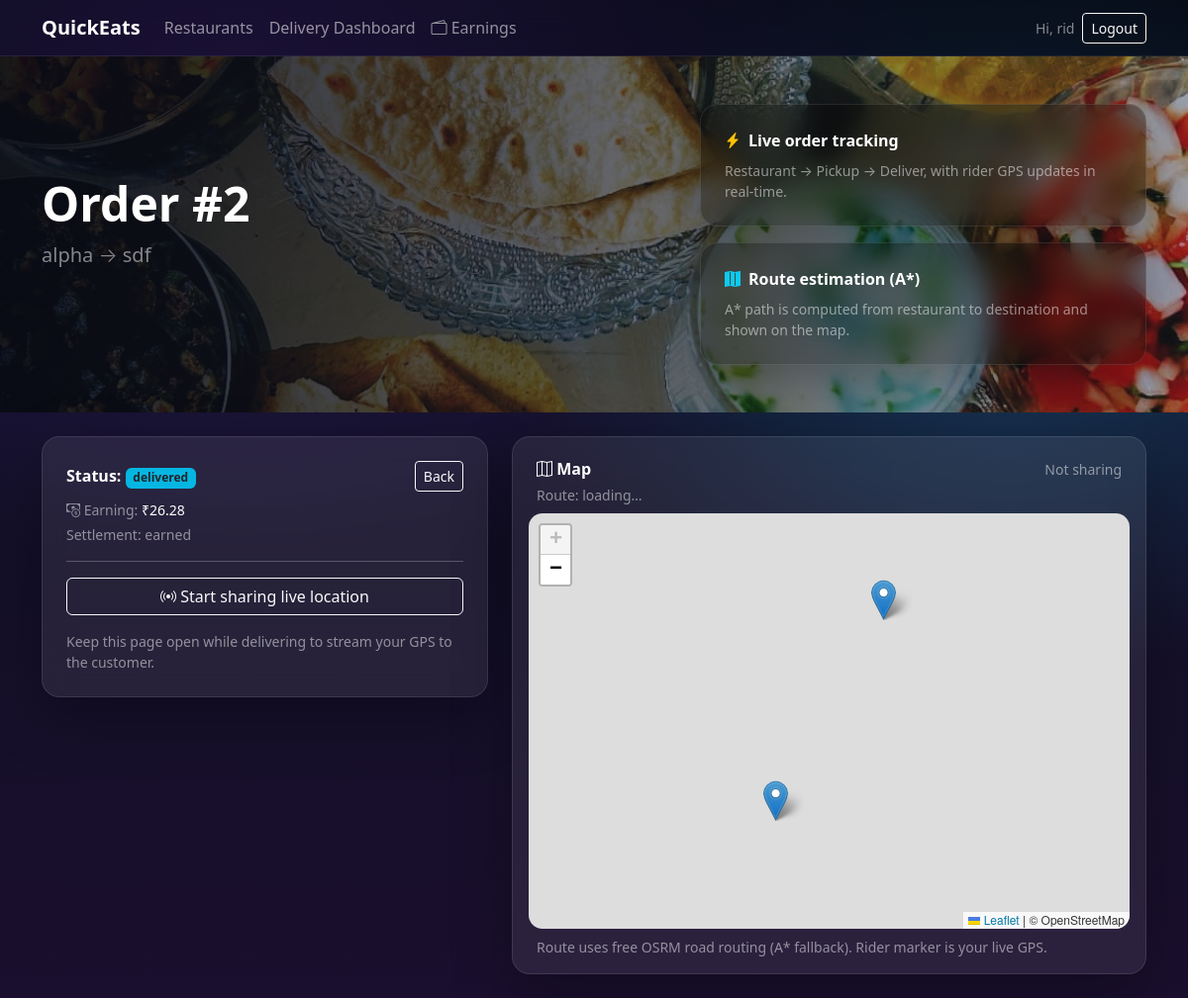
The page /delivery/orders/2 (signed in) on the database its author committed.
### app/models.py (models this page shows, shortened)
class User(db.Model, UserMixin):
    id = db.Column(db.Integer, primary_key=True)
    email = db.Column(db.String(255), unique=True, nullable=False, index=True)
    password_hash = db.Column(db.String(255), nullable=False)
    full_name = db.Column(db.String(120), nullable=False)
    phone = db.Column(db.String(30), nullable=True)
    role = db.Column(db.String(40), nullable=False, index=True)
    is_active = db.Column(db.Boolean, default=True, nullable=False)
    address = db.Column(db.String(255), nullable=True)
    lat = db.Column(db.Float, nullable=True)
    lng = db.Column(db.Float, nullable=True)
    created_at = db.Column(db.DateTime, default=utcnow, nullable=False)
    restaurant = db.relationship("Restaurant", back_populates="owner", uselist=False)

class Order(db.Model):
    id = db.Column(db.Integer, primary_key=True)
    customer_id = db.Column(db.Integer, db.ForeignKey("user.id"), nullable=False, index=True)
    restaurant_id = db.Column(db.Integer, db.ForeignKey("restaurant.id"), nullable=False, index=True)
    delivery_partner_id = db.Column(db.Integer, db.ForeignKey("user.id"), nullable=True, index=True)
    status = db.Column(db.String(40), nullable=False, index=True, default=OrderStatus.PLACED.value)
    notes = db.Column(db.String(500), nullable=True)
    delivery_address = db.Column(db.String(255), nullable=True)
    delivery_lat = db.Column(db.Float, nullable=True)
    delivery_lng = db.Column(db.Float, nullable=True)
    subtotal_cents = db.Column(db.Integer, nullable=False, default=0)
    delivery_fee_cents = db.Column(db.Integer, nullable=False, default=2500)
    total_cents = db.Column(db.Integer, nullable=False, default=0)
    created_at = db.Column(db.DateTime, default=utcnow, nullable=False)
    updated_at = db.Column(db.DateTime, default=utcnow, onupdate=utcnow, nullable=False)
    restaurant = db.relationship("Restaurant", back_populates="orders")
    customer = db.relationship("User", foreign_keys=[customer_id])
    delivery_partner = db.relationship("User", foreign_keys=[delivery_partner_id])
    items = db.relationship("OrderItem", back_populates="order", cascade="all, delete-orphan")
    pings = db.relationship("LocationPing", back_populates="order", cascade="all, delete-orphan")

class Restaurant(db.Model):
    id = db.Column(db.Integer, primary_key=True)
    owner_id = db.Column(db.Integer, db.ForeignKey("user.id"), nullable=False, index=True)
    name = db.Column(db.String(120), nullable=False)
    description = db.Column(db.String(500), nullable=True)
    address = db.Column(db.String(255), nullable=True)
    lat = db.Column(db.Float, nullable=True)
    lng = db.Column(db.Float, nullable=True)
    hero_image_url = db.Column(db.String(500), nullable=True)
    is_open = db.Column(db.Boolean, default=True, nullable=False)
    created_at = db.Column(db.DateTime, default=utcnow, nullable=False)
    owner = db.relationship("User", back_populates="restaurant")
    items = db.relationship("MenuItem", back_populates="restaurant", cascade="all, delete-orphan")
    orders = db.relationship("Order", back_populates="restaurant")

class OrderFinance(db.Model):
    order_id = db.Column(db.Integer, db.ForeignKey("order.id"), primary_key=True)
    payment_method = db.Column(db.String(40), nullable=False, default="cod")
    payment_status = db.Column(db.String(40), nullable=False, default="pending")
    restaurant_settlement_status = db.Column(db.String(40), nullable=False, default="pending")
    rider_settlement_status = db.Column(db.String(40), nullable=False, default="pending")
    distance_m = db.Column(db.Float, nullable=True)
    duration_s = db.Column(db.Float, nullable=True)
    platform_commission_cents = db.Column(db.Integer, nullable=False, default=0)
    rider_earning_cents = db.Column(db.Integer, nullable=False, default=0)
    restaurant_payout_cents = db.Column(db.Integer, nullable=False, default=0)
    created_at = db.Column(db.DateTime, default=utcnow, nullable=False)
    order = db.relationship("Order")

### app/web/delivery.py (the view)
@bp.get("/orders/<int:order_id>")
@role_required(Role.DELIVERY_PARTNER.value)
def order(order_id: int):
    order = Order.query.get_or_404(order_id)
    if order.delivery_partner_id != current_user.id:
        return ("Forbidden", 403)
    finance = db.session.get(OrderFinance, order.id)
    return render_template("delivery/order.html", order=order, finance=finance)

### app/models.py (called while the page is built)
@login_manager.user_loader
def load_user(user_id: str):
    return db.session.get(User, int(user_id))

### app/utils.py (called while the page is built)
def role_required(*roles: str):
    def decorator(fn):
        @wraps(fn)
        @login_required
        def wrapper(*args, **kwargs):
            if not current_user.is_authenticated:
                abort(401)
            if current_user.role not in roles and not getattr(current_user, "is_admin", False):
                abort(403)
            return fn(*args, **kwargs)
        return wrapper
    return decorator

def format_money(cents: int) -> str:
    return f"₹{(cents or 0) / 100:.2f}"

### app/templates/delivery/order.html (shortened to what this page needs)
{% extends "base.html" %}
{% from "_macros.html" import csrf_field %}
{% block head %}
  <link rel="stylesheet" href="https://unpkg.com/leaflet@1.9.4/dist/leaflet.css" />
{% endblock %}
{% block hero_title %}Order #{{ order.id }}{% endblock %}
{% block hero_subtitle %}{{ order.restaurant.name }} → {{ order.delivery_address }}{% endblock %}
{% block content %}
  <div class="row g-4">
    <div class="col-lg-5">
      <div class="card card-glass p-4">
        <div class="d-flex justify-content-between align-items-center">
          <div class="text-white fw-semibold">Status: <span class="badge bg-info text-dark" id="statusBadge">{{ order.status }}</span></div>
          <a class="btn btn-sm btn-outline-light" href="{{ url_for('delivery.dashboard') }}">Back</a>
        </div>
        {% if finance %}
          <div class="text-white-50 small mt-2">
            <i class="bi bi-cash-coin"></i> Earning: <span class="text-white">{{ finance.rider_earning_cents|money }}</span>
          </div>
          <div class="text-white-50 small mt-1">
            Settlement: {{ finance.rider_settlement_status }}
          </div>
        {% endif %}
        <hr class="border-light opacity-25" />
        <div class="d-grid gap-2">
          <button class="btn btn-outline-light" type="button" id="toggleShare"><i class="bi bi-broadcast"></i> Start sharing live location</button>
        </div>
        <div class="text-white-50 small mt-3">Keep this page open while delivering to stream your GPS to the customer.</div>
      </div>
    </div>
    <div class="col-lg-7">
      <div class="card card-glass p-3">
        <div class="d-flex justify-content-between align-items-center px-2 py-1">
          <div class="text-white fw-semibold"><i class="bi bi-map"></i> Map</div>
          <div class="text-white-50 small" id="shareState">Not sharing</div>
        </div>
        <div class="px-2 pb-2 d-flex justify-content-between">
          <div class="text-white-50 small" id="routeMeta">Route: loading…</div>
        </div>
        <div id="map" style="height: 420px; border-radius: 14px;"></div>
        <div class="text-white-50 small px-2 pt-2">Route uses free OSRM road routing (A* fallback). Rider marker is your live GPS.</div>
      </div>
    </div>
  </div>
{% endblock %}

### app/templates/base.html (shortened to what this page needs)
<!doctype html>
<html lang="en">
  <head>
    <link href="https://cdn.jsdelivr.net/npm/bootstrap@5.3.3/dist/css/bootstrap.min.css" rel="stylesheet" />
    <link href="https://cdn.jsdelivr.net/npm/bootstrap-icons@1.11.3/font/bootstrap-icons.min.css" rel="stylesheet" />
    <link href="{{ url_for('static', filename='css/app.css') }}" rel="stylesheet" />
    {% block head %}{% endblock %}
  </head>
  <body>
    <nav class="navbar navbar-expand-lg navbar-dark glass-nav sticky-top">
      <div class="container">
        <a class="navbar-brand fw-bold" href="{{ url_for('customer.home') }}">QuickEats</a>
        <div class="collapse navbar-collapse" id="nav">
          <ul class="navbar-nav me-auto mb-2 mb-lg-0">
            <li class="nav-item"><a class="nav-link" href="{{ url_for('customer.home') }}">Restaurants</a></li>
            {% if current_user.is_authenticated and current_user.role == 'delivery_partner' %}
              <li class="nav-item"><a class="nav-link" href="{{ url_for('delivery.dashboard') }}">Delivery Dashboard</a></li>
              <li class="nav-item"><a class="nav-link" href="{{ url_for('delivery.earnings') }}"><i class="bi bi-wallet2"></i> Earnings</a></li>
            {% endif %}
          </ul>
          <div class="d-flex align-items-center gap-2">
            {% if current_user.is_authenticated %}
              <span class="text-white-50 small d-none d-lg-inline">Hi, {{ current_user.full_name }}</span>
              <a class="btn btn-sm btn-outline-light" href="{{ url_for('auth.logout') }}">Logout</a>
            {% else %}
              <a class="btn btn-sm btn-outline-light" href="{{ url_for('auth.login') }}">Login</a>
              <a class="btn btn-sm btn-warning" href="{{ url_for('auth.register') }}">Sign up</a>
            {% endif %}
          </div>
        </div>
      </div>
    </nav>
    <main>
      <section class="hero">
        <div class="container py-5">
          <div class="row align-items-center g-4">
            <div class="col-lg-7">
              <h1 class="display-5 fw-bold text-white mb-2">{% block hero_title %}Order food fast.{% endblock %}</h1>
              <p class="lead text-white-50 mb-4">{% block hero_subtitle %}Swiggy-like demo with live tracking and A* routing.{% endblock %}</p>
            </div>
            <div class="col-lg-5">
              <div class="hero-card p-4">
                <div class="d-flex align-items-center gap-2">
                  <i class="bi bi-lightning-charge-fill text-warning"></i>
                  <div class="text-white fw-semibold">Live order tracking</div>
                </div>
                <div class="small text-white-50 mt-2">
                  Restaurant → Pickup → Deliver, with rider GPS updates in real-time.
                </div>
              </div>
              <div class="hero-card p-4 mt-3">
                <div class="d-flex align-items-center gap-2">
                  <i class="bi bi-map-fill text-info"></i>
                  <div class="text-white fw-semibold">Route estimation (A*)</div>
                </div>
                <div class="small text-white-50 mt-2">
                  A* path is computed from restaurant to destination and shown on the map.
                </div>
              </div>
            </div>
          </div>
        </div>
        <div class="hero-overlay"></div>
      </section>
      <div class="container my-4">
        {% block content %}{% endblock %}
      </div>
    </main>
  </body>
</html>

### app/static/css/app.css (style rules this page uses)
:root { --bg1:#0b1020; --bg2:#1a0f2e; --glass: rgba(255,255,255,.08); --glass2: rgba(255,255,255,.12); --brand:#fc8019; }
body { background: radial-gradient(1200px 800px at 20% 10%, #2b1b55 0%, transparent 60%), radial-gradient(900px 700px at 85% 30%, #173a5a 0%, transparent 55%), linear-gradient(180deg, var(--bg1) 0%, var(--bg2) 100%); min-height:100vh; }
.glass-nav { background: rgba(0,0,0,.35); backdrop-filter: blur(14px); border-bottom: 1px solid rgba(255,255,255,.08); }
.hero { position: relative; overflow: hidden; background-image: url("../img/hero.jpg"); background-size: cover; background-position: center; }
.hero-overlay { position:absolute; inset:0; background: linear-gradient(90deg, rgba(8,10,20,.92) 0%, rgba(8,10,20,.60) 55%, rgba(8,10,20,.25) 100%); pointer-events:none; }
.hero .container { position:relative; z-index:1; }
.hero-card { background: rgba(0,0,0,.35); border: 1px solid rgba(255,255,255,.10); border-radius: 18px; backdrop-filter: blur(12px); box-shadow: 0 20px 60px rgba(0,0,0,.35); transform: translateY(0); transition: transform .2s ease, border-color .2s ease; }
.badge.bg-info { background-color: rgba(0, 209, 255, .85) !important; }
.card-glass { background: var(--glass); border: 1px solid rgba(255,255,255,.10); border-radius: 18px; backdrop-filter: blur(14px); box-shadow: 0 20px 60px rgba(0,0,0,.30); }

### rows shown on the page
User: full_name "rid"
Order: id "2", delivery_address "sdf", status "delivered"
Restaurant: restaurant.name "alpha"
OrderFinance: rider_earning_cents "₹26.28", rider_settlement_status "earned"
